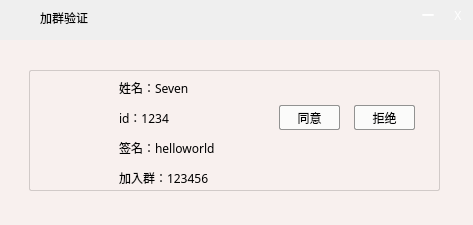
<?xml version="1.0" encoding="UTF-8"?>
<ui version="4.0">
 <class>Groupmsg</class>
 <widget class="QWidget" name="Groupmsg">
  <property name="geometry">
   <rect>
    <x>0</x>
    <y>0</y>
    <width>473</width>
    <height>225</height>
   </rect>
  </property>
  <property name="windowTitle">
   <string>Form</string>
  </property>
  <property name="styleSheet">
   <string notr="true">#Friendmsg{
    background:#D6AA9F;
}</string>
  </property>
  <widget class="QLabel" name="label">
   <property name="geometry">
    <rect>
     <x>40</x>
     <y>10</y>
     <width>71</width>
     <height>16</height>
    </rect>
   </property>
   <property name="font">
    <font>
     <family>微软雅黑</family>
    </font>
   </property>
   <property name="text">
    <string>加群验证</string>
   </property>
  </widget>
  <widget class="QLabel" name="label_2">
   <property name="geometry">
    <rect>
     <x>413</x>
     <y>0</y>
     <width>30</width>
     <height>30</height>
    </rect>
   </property>
   <property name="font">
    <font>
     <family>微软雅黑</family>
     <weight>75</weight>
     <bold>true</bold>
    </font>
   </property>
   <property name="styleSheet">
    <string notr="true">QLabel{
   color:white;
}
QLabel:hover{
   background-color:rgb(58,149,222);
   color:white;

}</string>
   </property>
   <property name="text">
    <string>一</string>
   </property>
   <property name="alignment">
    <set>Qt::AlignCenter</set>
   </property>
  </widget>
  <widget class="QLabel" name="label_3">
   <property name="geometry">
    <rect>
     <x>443</x>
     <y>0</y>
     <width>30</width>
     <height>30</height>
    </rect>
   </property>
   <property name="font">
    <font>
     <family>微软雅黑</family>
    </font>
   </property>
   <property name="styleSheet">
    <string notr="true">QLabel{
   color:white;
}
QLabel:hover{
  background-color:rgb(212, 64, 39);
  color:rgb(255, 255, 255);
}</string>
   </property>
   <property name="text">
    <string>X</string>
   </property>
   <property name="alignment">
    <set>Qt::AlignCenter</set>
   </property>
  </widget>
  <widget class="QWidget" name="widget" native="true">
   <property name="geometry">
    <rect>
     <x>-1</x>
     <y>40</y>
     <width>481</width>
     <height>191</height>
    </rect>
   </property>
   <property name="styleSheet">
    <string notr="true">background:#F8F0EE;</string>
   </property>
   <widget class="QWidget" name="widget_2" native="true">
    <property name="geometry">
     <rect>
      <x>30</x>
      <y>30</y>
      <width>411</width>
      <height>121</height>
     </rect>
    </property>
    <property name="styleSheet">
     <string notr="true">#widget_2{
  border:1px solid #D1CAC8;
  border-radius:2px;
}</string>
    </property>
    <widget class="QLabel" name="label_4">
     <property name="geometry">
      <rect>
       <x>20</x>
       <y>40</y>
       <width>50</width>
       <height>50</height>
      </rect>
     </property>
     <property name="styleSheet">
      <string notr="true">#label_4{
   border-image:url(&quot;:/10.jpeg&quot;);
   border-radius:2px;
}</string>
     </property>
     <property name="text">
      <string/>
     </property>
    </widget>
    <widget class="QPushButton" name="pushButton">
     <property name="geometry">
      <rect>
       <x>250</x>
       <y>35</y>
       <width>61</width>
       <height>25</height>
      </rect>
     </property>
     <property name="font">
      <font>
       <family>微软雅黑</family>
      </font>
     </property>
     <property name="styleSheet">
      <string notr="true">border-radius:2px;
border:1px solid #929291;
background:#FBFBFA;</string>
     </property>
     <property name="text">
      <string>同意</string>
     </property>
    </widget>
    <widget class="QPushButton" name="pushButton_2">
     <property name="geometry">
      <rect>
       <x>325</x>
       <y>35</y>
       <width>61</width>
       <height>25</height>
      </rect>
     </property>
     <property name="styleSheet">
      <string notr="true">border-radius:2px;
border:1px solid #929291;
background:#FBFBFA;</string>
     </property>
     <property name="text">
      <string>拒绝</string>
     </property>
    </widget>
    <widget class="QLabel" name="label_6">
     <property name="geometry">
      <rect>
       <x>90</x>
       <y>10</y>
       <width>141</width>
       <height>16</height>
      </rect>
     </property>
     <property name="font">
      <font>
       <family>微软雅黑</family>
      </font>
     </property>
     <property name="text">
      <string>姓名：Seven</string>
     </property>
    </widget>
    <widget class="QLabel" name="label_7">
     <property name="geometry">
      <rect>
       <x>90</x>
       <y>40</y>
       <width>131</width>
       <height>16</height>
      </rect>
     </property>
     <property name="font">
      <font>
       <family>微软雅黑</family>
      </font>
     </property>
     <property name="text">
      <string>id：1234</string>
     </property>
    </widget>
    <widget class="QLabel" name="label_8">
     <property name="geometry">
      <rect>
       <x>90</x>
       <y>70</y>
       <width>131</width>
       <height>16</height>
      </rect>
     </property>
     <property name="font">
      <font>
       <family>微软雅黑</family>
      </font>
     </property>
     <property name="text">
      <string>签名：helloworld</string>
     </property>
    </widget>
    <widget class="QLabel" name="label_9">
     <property name="geometry">
      <rect>
       <x>90</x>
       <y>100</y>
       <width>131</width>
       <height>16</height>
      </rect>
     </property>
     <property name="font">
      <font>
       <family>微软雅黑</family>
      </font>
     </property>
     <property name="text">
      <string>加入群：123456</string>
     </property>
    </widget>
   </widget>
  </widget>
  <widget class="QLabel" name="label_5">
   <property name="geometry">
    <rect>
     <x>10</x>
     <y>10</y>
     <width>16</width>
     <height>16</height>
    </rect>
   </property>
   <property name="styleSheet">
    <string notr="true">border-image:url(&quot;:/friendmsg.png&quot;);</string>
   </property>
   <property name="text">
    <string/>
   </property>
  </widget>
 </widget>
 <resources/>
 <connections/>
</ui>
